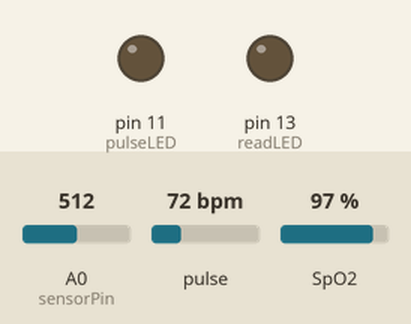
This sketch was run on a simulated Arduino Uno, built with avr-gcc and run on an emulated ATmega328P. Shown: output pins drawn as LEDs (lit = HIGH). Inputs (shaded band) come from the test bench; at power-on: A0 (sensorPin) = 512, pulse 72 bpm, SpO2 97 %. What the sketch prints to the serial monitor is not drawn.

Above: at 2.0 s.
Timing chart, 0 to 4.7 s (numbered marks = the images above):
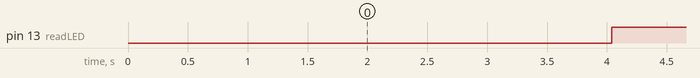

The sketch:

Practica1.ino
```cpp
#include <Wire.h>
#include "MAX30105.h"
#include "spo2_algorithm.h"

MAX30105 particleSensor;
const int sensorPin = A0;
float sensorValue;
float voltageOut;

float temperatureC;
float temperatureF;
float temperatureK;
int cont = 0;

#define MAX_BRIGHTNESS 255

#if defined(__AVR_ATmega328P__) || defined(__AVR_ATmega168__)
//Arduino Uno doesn't have enough SRAM to store 100 samples of IR led data and red led data in 32-bit format
//To solve this problem, 16-bit MSB of the sampled data will be truncated. Samples become 16-bit data.
uint16_t irBuffer[100]; //infrared LED sensor data
uint16_t redBuffer[100];  //red LED sensor data
#else
uint32_t irBuffer[100]; //infrared LED sensor data
uint32_t redBuffer[100];  //red LED sensor data
#endif

int32_t bufferLength; //data length
int32_t spo2; //SPO2 value
int8_t validSPO2; //indicator to show if the SPO2 calculation is valid
int32_t heartRate; //heart rate value
int8_t validHeartRate; //indicator to show if the heart rate calculation is valid

byte pulseLED = 11; //Must be on PWM pin
byte readLED = 13; //Blinks with each data read

void setup()
{
  Serial.begin(9600); // initialize serial communication at 115200 bits per second:

  pinMode(pulseLED, OUTPUT);
  pinMode(readLED, OUTPUT);

  // Initialize sensor
  if (!particleSensor.begin(Wire, I2C_SPEED_FAST)) //Use default I2C port, 400kHz speed
  {
    Serial.println(F("MAX30105 was not found. Please check wiring/power."));
    while (1);
  }

  /*Serial.println(F("Attach sensor to finger with rubber band. Press any key to start conversion"));
    while (Serial.available() == 0) ; //wait until user presses a key
    Serial.read();*/

  byte ledBrightness = 60; //Options: 0=Off to 255=50mA
  byte sampleAverage = 4; //Options: 1, 2, 4, 8, 16, 32
  byte ledMode = 2; //Options: 1 = Red only, 2 = Red + IR, 3 = Red + IR + Green
  byte sampleRate = 100; //Options: 50, 100, 200, 400, 800, 1000, 1600, 3200
  int pulseWidth = 411; //Options: 69, 118, 215, 411
  int adcRange = 4096; //Options: 2048, 4096, 8192, 16384

  particleSensor.setup(ledBrightness, sampleAverage, ledMode, sampleRate, pulseWidth, adcRange); //Configure sensor with these settings
}

void loop()
{
  bufferLength = 100; //buffer length of 100 stores 4 seconds of samples running at 25sps

  //read the first 100 samples, and determine the signal range
  for (byte i = 0 ; i < bufferLength ; i++)
  {
    while (particleSensor.available() == false) //do we have new data?
      particleSensor.check(); //Check the sensor for new data

    redBuffer[i] = particleSensor.getRed();
    irBuffer[i] = particleSensor.getIR();
    particleSensor.nextSample(); //We're finished with this sample so move to next sample
    /*
      Serial.print(F("red="));
      Serial.print(redBuffer[i], DEC);
      Serial.print(F(", ir="));
      Serial.println(irBuffer[i], DEC);*/
  }

  //calculate heart rate and SpO2 after first 100 samples (first 4 seconds of samples)
  maxim_heart_rate_and_oxygen_saturation(irBuffer, bufferLength, redBuffer, &spo2, &validSPO2, &heartRate, &validHeartRate);

  //Continuously taking samples from MAX30102.  Heart rate and SpO2 are calculated every 1 second
  while (1)
  {
    //dumping the first 25 sets of samples in the memory and shift the last 75 sets of samples to the top
    for (byte i = 25; i < 100; i++)
    {
      redBuffer[i - 25] = redBuffer[i];
      irBuffer[i - 25] = irBuffer[i];
    }

    //take 25 sets of samples before calculating the heart rate.
    for (byte i = 75; i < 100; i++)
    {
      while (particleSensor.available() == false) //do we have new data?
        particleSensor.check(); //Check the sensor for new data

      digitalWrite(readLED, !digitalRead(readLED)); //Blink onboard LED with every data read

      redBuffer[i] = particleSensor.getRed();
      irBuffer[i] = particleSensor.getIR();
      particleSensor.nextSample(); //We're finished with this sample so move to next sample

      //send samples and calculation result to terminal program through UART
      /*Serial.print(F("red="));
        Serial.print(redBuffer[i], DEC);
        Serial.print(F(", ir="));
        Serial.print(irBuffer[i], DEC);

        Serial.print(F(", HR="));*/
      if (cont == 10) {
        String ht = "";
        if(heartRate == -999) {
          heartRate = 150;
        }
        ht += heartRate;
        ht += ",";
        Serial.print(ht);

        /*Serial.print(F(", HRvalid="));
          Serial.print(validHeartRate, DEC);

          Serial.print(F(", SPO2="));*/
        String sp = "";
        if ( spo2 == -999) {
          spo2 = 100;
        }
        sp += spo2;

        sp += ",";
        Serial.print(sp);

        /*Serial.print(F(", SPO2Valid="));
          Serial.println(validSPO2, DEC);*/

        // put your main code here, to run repeatedly:
        sensorValue = analogRead(sensorPin);
        voltageOut = (sensorValue * 5000) / 1024;
        temperatureK = voltageOut / 10;
        temperatureC = temperatureK - 273;
        String temp = "";
        temp += (temperatureC);
        //Se imprime el valor
        Serial.println(temp);
        cont = 0;
      } else {
        //Serial.println(cont);
        cont++;
      }

      delay(1000);
    }

    //After gathering 25 new samples recalculate HR and SP02
    maxim_heart_rate_and_oxygen_saturation(irBuffer, bufferLength, redBuffer, &spo2, &validSPO2, &heartRate, &validHeartRate);
  }
}
```

Measured:
- by itself, pin 13 (readLED): alternates HIGH for 1.0 s and LOW for 1.0 s
